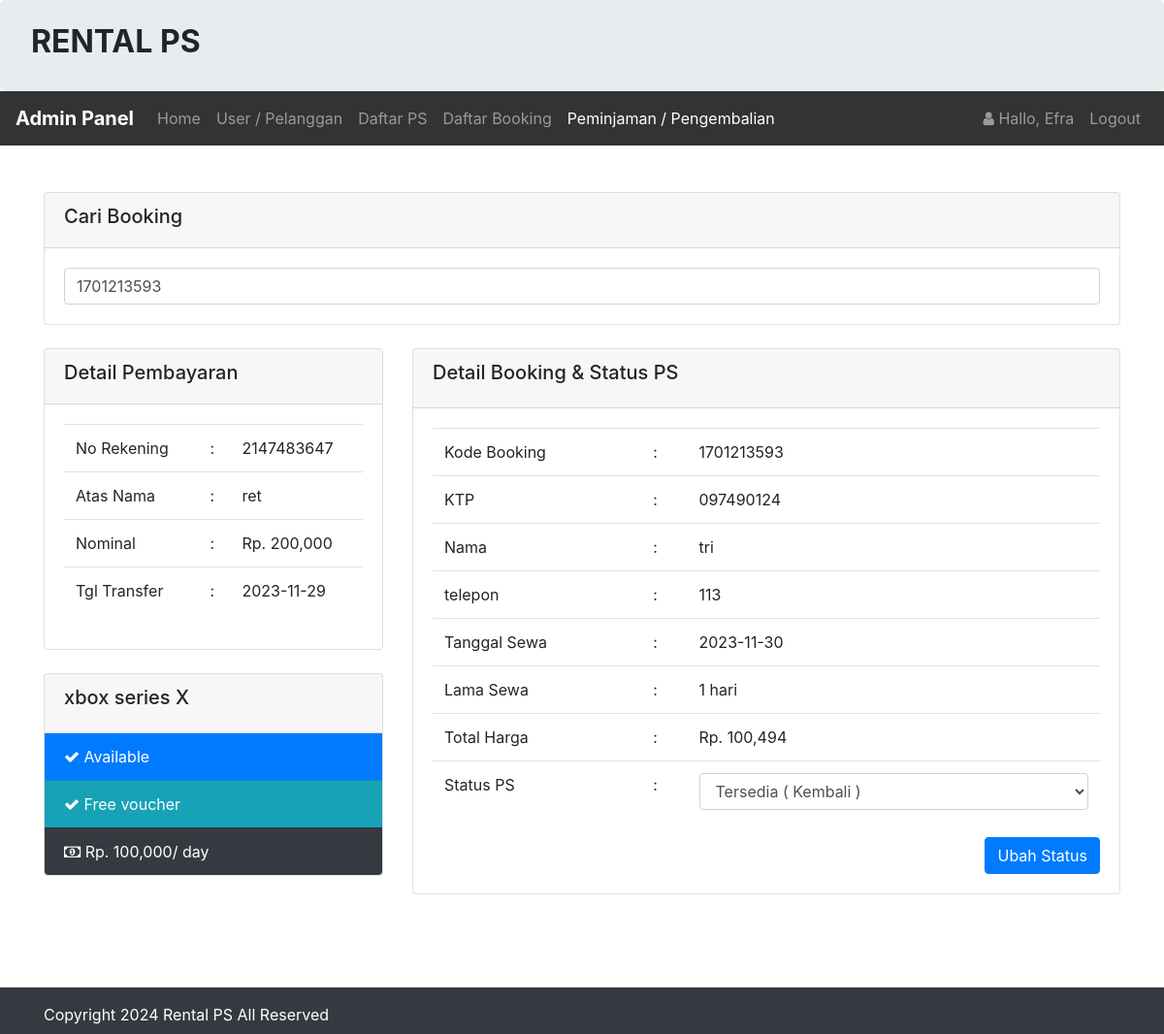
Screenshot of /admin/peminjaman/peminjaman.php?id=1701213593 (signed in) with the database file from the repository.
### tables this page shows
CREATE TABLE `infoweb` (
  `id` int(11) NOT NULL,
  `nama_rental` varchar(255) DEFAULT NULL,
  `telp` varchar(15) DEFAULT NULL,
  `alamat` text DEFAULT NULL,
  `email` varchar(255) DEFAULT NULL,
  `no_rek` text DEFAULT NULL,
  `updated_at` timestamp NOT NULL DEFAULT current_timestamp()
);

CREATE TABLE `pembayaran` (
  `id_pembayaran` int(11) NOT NULL,
  `id_booking` int(255) NOT NULL,
  `no_rekening` int(255) NOT NULL,
  `nama_rekening` varchar(255) NOT NULL,
  `nominal` int(255) NOT NULL,
  `tanggal` varchar(255) NOT NULL
);

CREATE TABLE `playstation` (
  `id_ps` int(11) NOT NULL,
  `j_game` varchar(255) NOT NULL,
  `j_ps` varchar(255) NOT NULL,
  `harga` int(255) NOT NULL,
  `deskripsi` varchar(255) NOT NULL,
  `status` varchar(255) NOT NULL,
  `gambar` text NOT NULL
);

CREATE TABLE `booking` (
  `id_booking` int(11) NOT NULL,
  `kode_booking` varchar(255) NOT NULL,
  `id_login` int(11) NOT NULL,
  `id_ps` int(11) NOT NULL,
  `ktp` varchar(255) NOT NULL,
  `nama` varchar(255) NOT NULL,
  `alamat` varchar(255) NOT NULL,
  `no_tlp` varchar(15) NOT NULL,
  `tanggal` varchar(255) NOT NULL,
  `lama_sewa` int(11) NOT NULL,
  `total_harga` int(11) NOT NULL,
  `konfirmasi_pembayaran` varchar(255) NOT NULL,
  `tgl_input` varchar(255) NOT NULL
);

### koneksi/koneksi.php (called while the page is built, shortened)
<?php
    $user = 'root';
    $pass = '';
    $koneksi = new PDO("mysql:host=localhost;dbname=rental_ps", $user, $pass);
    $url = "http://localhost/rental_ps/";
    $sql_web = "SELECT * FROM infoweb WHERE id = 1";
    $row_web = $koneksi->prepare($sql_web);
    $row_web->execute();
    $info_web = $row_web->fetch(PDO::FETCH_OBJ);
?>

### admin/peminjaman/peminjaman.php (the view, shortened to what this page needs)
<?php
    require '../../koneksi/koneksi.php';
    $title_web = 'Peminjaman';
    include '../header.php';
    if(!empty($_GET['id'])){
        $kode_booking = $_GET['id'];
        $hasil = $koneksi->query("SELECT * FROM booking WHERE kode_booking = '$kode_booking'")->fetch();
        $id_booking = $hasil['id_booking'];
        $hsl = $koneksi->query("SELECT * FROM pembayaran WHERE id_booking = '$id_booking'")->fetch();
        $id = $hasil['id_ps'];
        $isi = $koneksi->query("SELECT * FROM playstation WHERE id_ps = '$id'")->fetch();
    }
?>
<br>
<br>
<div class="container">
<div class="row">
    <div class="col-sm-12">
        <div class="card">
            <div class="card-header">
                <h5> Cari Booking</h5>
            </div>
            <div class="card-body">
                <form method="get" action="peminjaman.php">
                    <input type="text" class="form-control"
                    value="<?php if(!empty($_GET['id'])){ echo $_GET['id']; }?>" name="id" placeholder="Tulis Kode Booking [ ENTER ]">
                </form>
            </div>
        </div>
        <br>
    </div>
    <?php if(!empty($_GET['id'])){?>
    <div class="col-sm-4">
        <div class="card">
            <div class="card-header">
                <h5> Detail Pembayaran</h5>
            </div>
            <div class="card-body">
                <table class="table">
                    <tr>
                        <td>No Rekening</td>
                        <td> :</td>
                        <td><?= $hsl['no_rekening'];?></td>
                    </tr>
                    <tr>
                        <td>Atas Nama </td>
                        <td> :</td>
                        <td><?= $hsl['nama_rekening'];?></td>
                    </tr>
                    <tr>
                        <td>Nominal  </td>
                        <td> :</td>
                        <td>Rp. <?= number_format($hsl['nominal']);?></td>
                    </tr>
                    <tr>
                        <td>Tgl  Transfer</td>
                        <td> :</td>
                        <td><?= $hsl['tanggal'];?></td>
                    </tr>
                </table>
            </div>
        </div>
        <br/>
        <div class="card">
            <div class="card-header">
                <h5 class="card-title"><?php echo $isi['j_ps'];?></h5>
            </div>
                <ul class="list-group list-group-flush">
                <?php if($isi['status'] == 'Tersedia'){?>
                    <li class="list-group-item bg-primary text-white">
                        <i class="fa fa-check"></i> Available
                    </li>
                <?php }else{?>
                    <li class="list-group-item bg-danger text-white">
                        <i class="fa fa-close"></i> Not Available
                    </li>
                <?php }?>
                <li class="list-group-item bg-info text-white"><i class="fa fa-check"></i> Free voucher</li>
                <li class="list-group-item bg-dark text-white">
                    <i class="fa fa-money"></i> Rp. <?php echo number_format($isi['harga']);?>/ day
                </li>
            </ul>
        </div>
    </div>
    <div class="col-sm-8">
         <div class="card">
            <div class="card-header">
                <h5 class="card-title">Detail Booking & Status PS</h5>
            </div>
           <div class="card-body">
               <form method="post" action="proses.php?id=konfirmasi">
                    <table class="table">
                        <tr>
                            <td>Kode Booking  </td>
                            <td> :</td>
                            <td><?php echo $hasil['kode_booking'];?></td>
                        </tr>
                        <tr>
                            <td>KTP  </td>
                            <td> :</td>
                            <td><?php echo $hasil['ktp'];?></td>
                        </tr>
                        <tr>
                            <td>Nama  </td>
                            <td> :</td>
                            <td><?php echo $hasil['nama'];?></td>
                        </tr>
                        <tr>
                            <td>telepon  </td>
                            <td> :</td>
                            <td><?php echo $hasil['no_tlp'];?></td>
                        </tr>
                        <tr>
                            <td>Tanggal Sewa </td>
                            <td> :</td>
                            <td><?php echo $hasil['tanggal'];?></td>
                        </tr>
                        <tr>
                            <td>Lama Sewa </td>
                            <td> :</td>
                            <td><?php echo $hasil['lama_sewa'];?> hari</td>
                        </tr>
                        <tr>
                            <td>Total Harga </td>
                            <td> :</td>
                            <td>Rp. <?php echo number_format($hasil['total_harga']);?></td>
                        </tr>
                        <tr>
                            <td>Status PS</td>
                            <td> :</td>
                            <td>
                                <select class="form-control" name="status">
                                    <option <?php if($isi['status'] == 'Tersedia'){echo 'selected';}?> value="Tersedia">
                                        Tersedia ( Kembali )
                                    </option>
                                </select>
                            </td>
                        </tr>
                    </table>
                    <button type="submit" class="btn btn-primary float-right">
                        Ubah Status
                    </button>
            </form>
           </div>
         </div>
    </div>
    <?php }?>
</div>
</div>
<br>
<br>
<br>
<?php  include '../footer.php';?>

### admin/header.php (shortened to what this page needs)
<?php
    $id_login = $_SESSION['USER']['id_login'];
    $row = $koneksi->prepare("SELECT * FROM login WHERE id_login=?");
    $row->execute(array($id_login));
    $hasil_login = $row->fetch();
?>
<!doctype html>
<html lang="en">
  <head>
    <link rel="stylesheet" href="<?php echo $url;?>assets/css/bootstrap.css" >
    <link rel="stylesheet" href="<?php echo $url;?>assets/css/font-awesome.css" >
  </head>
  <body>
    <div class="jumbotron pt-4 pb-4">
        <div class="row">
            <div class="col-sm-8">
                <h2><b style="text-transform:uppercase;"><?= $info_web->nama_rental;?> </b></h2>
            </div>
        </div>
    </div>
    <nav class="navbar navbar-expand-lg navbar-dark" style="background-color: #333;">
        <a class="navbar-brand" href="<?php echo $url;?>admin/"><b>Admin Panel</b></a>
        <div class="collapse navbar-collapse" id="collapsibleNavId">
            <ul class="navbar-nav mr-auto mt-2 mt-lg-0">
                <li class="nav-item <?php if($title_web == 'Dashboard'){ echo 'active';}?>">
                    <a class="nav-link" href="<?php echo $url;?>admin/">Home <span class="sr-only">(current)</span></a>
                </li>
                <li class="nav-item <?php if($title_web == 'User'){ echo 'active';}?>">
                    <a class="nav-link" href="<?php echo $url;?>admin/user/index.php">User / Pelanggan</a>
                </li>
                <li class="nav-item <?php if($title_web == 'Daftar PS'){ echo 'active';}?>
                <?php if($title_web == 'Tambah ps'){ echo 'active';}?>
                <?php if($title_web == 'Edit ps'){ echo 'active';}?>">
                    <a class="nav-link" href="<?php echo $url;?>admin/ps/PS.php">Daftar PS</a>
                </li>
                <li class="nav-item <?php if($title_web == 'Daftar Booking'){ echo 'active';}?>
                <?php if($title_web == 'Konfirmasi'){ echo 'active';}?>">
                    <a class="nav-link" href="<?php echo $url;?>admin/booking/booking.php">Daftar Booking</a>
                </li>
                <li class="nav-item <?php if($title_web == 'Peminjaman'){ echo 'active';}?>">
                    <a class="nav-link" href="<?php echo $url;?>admin/peminjaman/peminjaman.php">Peminjaman / Pengembalian</a>
                </li>
            </ul>
            <ul class="navbar-nav my-2 my-lg-0">
                <li class="nav-item">
                    <a class="nav-link" href="#">
                        <i class="fa fa-user"> </i> Hallo, <?php echo $hasil_login['nama_pengguna'];?>
                    </a>
                </li>
                <li class="nav-item">
                    <a class="nav-link" onclick="return confirm('Apakah anda ingin logout ?');" href="<?php echo $url;?>admin/logout.php">Logout</a>
                </li>
            </ul>
        </div>
    </nav>

### admin/footer.php (shortened to what this page needs)
    <div class="footer mt-4 bg-dark text-white pt-3 pb-2">
      <div class="container">
        Copyright <?= date('Y');?> <?= $info_web->nama_rental;?> All Reserved
      </div>
    </div>
  </body>
</html>

### rows the page displays
infoweb: nama_rental "RENTAL PS", nama_rental "Rental PS"
pembayaran: no_rekening "2147483647", nama_rekening "ret", nominal "200,000", tanggal "2023-11-29"
playstation: j_ps "xbox series X", harga "100,000", status "Tersedia ( Kembali )"
booking: kode_booking "1701213593", ktp "097490124", nama "tri", no_tlp "113", tanggal "2023-11-30", lama_sewa "1", total_harga "100,494"

### other values shown
$hasil_login['nama_pengguna'] "Efra"
